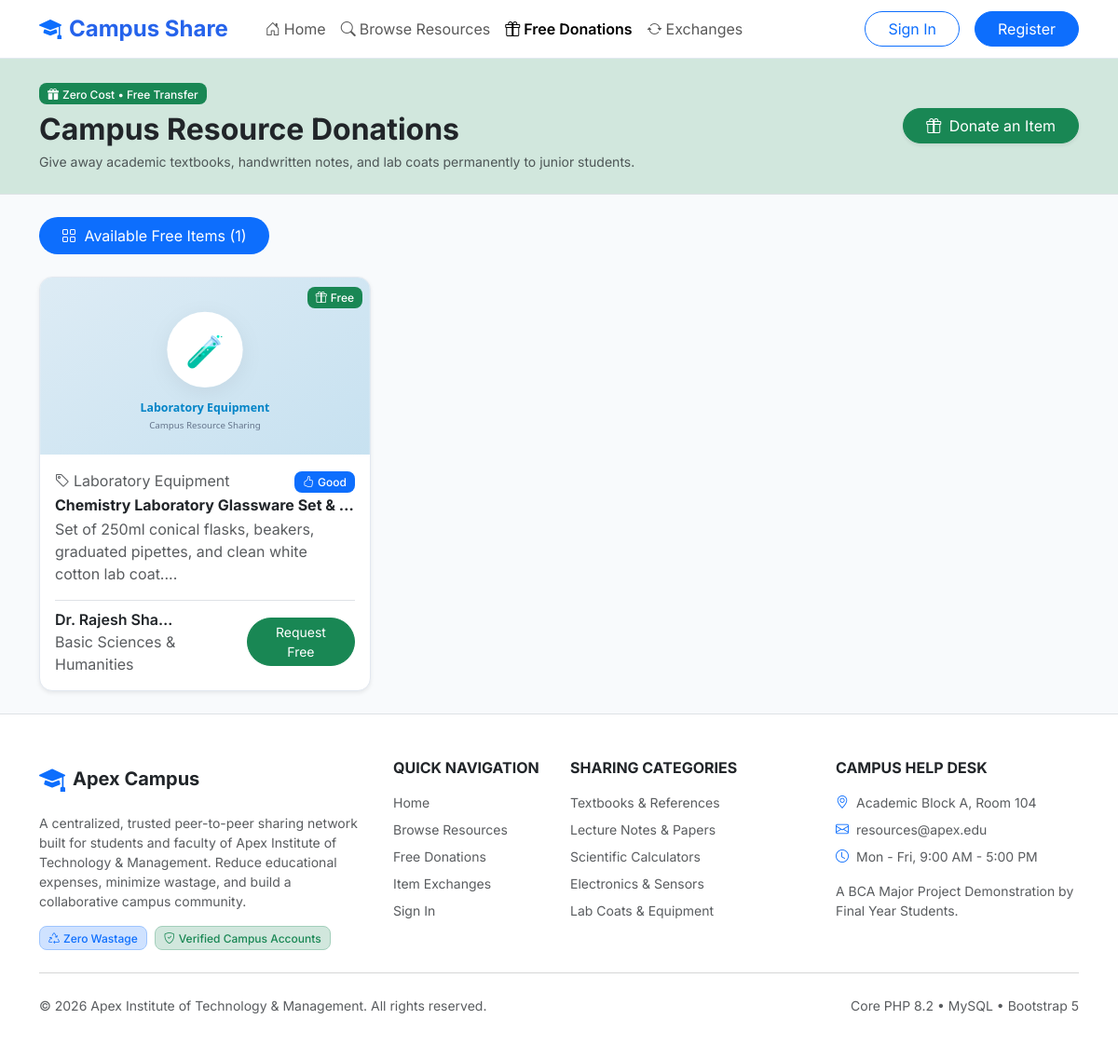
/student/donations.php, run on the app's committed database.
### tables this page shows
CREATE TABLE `resources` (
    `id` INT AUTO_INCREMENT PRIMARY KEY,
    `owner_id` INT NOT NULL,
    `category_id` INT NOT NULL,
    `department_id` INT NULL,
    `title` VARCHAR(200) NOT NULL,
    `description` TEXT NOT NULL,
    `resource_type` ENUM('book', 'notes', 'calculator', 'stationery', 'electronics', 'lab_equipment', 'engineering_tool', 'sports', 'art_supplies', 'hostel_item', 'other') NOT NULL DEFAULT 'book',
    `sharing_method` ENUM('borrow', 'donate', 'exchange', 'temporary_use') NOT NULL DEFAULT 'borrow',
    `condition_status` ENUM('new', 'like_new', 'good', 'fair', 'poor') NOT NULL DEFAULT 'good',
    `total_quantity` INT NOT NULL DEFAULT 1,
    `available_quantity` INT NOT NULL DEFAULT 1,
    `borrowing_duration_days` INT NOT NULL DEFAULT 7,
    `exchange_requirements` TEXT NULL,
    `collection_instructions` TEXT NULL,
    `usage_instructions` TEXT NULL,
    `image_path` VARCHAR(255) NULL,
    `course_semester_tag` VARCHAR(100) NULL,
    `availability_status` ENUM('available', 'reserved', 'borrowed', 'unavailable', 'under_review') NOT NULL DEFAULT 'available',
    `moderation_status` ENUM('approved', 'pending_approval', 'rejected') NOT NULL DEFAULT 'approved',
    `created_at` TIMESTAMP DEFAULT CURRENT_TIMESTAMP,
    `updated_at` TIMESTAMP DEFAULT CURRENT_TIMESTAMP ON UPDATE CURRENT_TIMESTAMP,
    INDEX `idx_res_owner` (`owner_id`),
    INDEX `idx_res_category` (`category_id`),
    INDEX `idx_res_dept` (`department_id`),
    INDEX `idx_res_method` (`sharing_method`),
    INDEX `idx_res_status` (`availability_status`),
    INDEX `idx_res_moderation` (`moderation_status`),
    INDEX `idx_res_type` (`resource_type`),
    INDEX `idx_res_condition` (`condition_status`),
    CONSTRAINT `fk_resources_owner` FOREIGN KEY (`owner_id`) REFERENCES `users`(`id`) ON DELETE CASCADE,
    CONSTRAINT `fk_resources_category` FOREIGN KEY (`category_id`) REFERENCES `categories`(`id`) ON DELETE RESTRICT,
    CONSTRAINT `fk_resources_department` FOREIGN KEY (`department_id`) REFERENCES `departments`(`id`) ON DELETE SET NULL
);

CREATE TABLE `categories` (
    `id` INT AUTO_INCREMENT PRIMARY KEY,
    `category_name` VARCHAR(100) NOT NULL UNIQUE,
    `slug` VARCHAR(100) NOT NULL UNIQUE,
    `description` TEXT NULL,
    `icon_class` VARCHAR(50) DEFAULT 'bi-box-seam',
    `status` ENUM('active', 'inactive') DEFAULT 'active',
    `created_at` TIMESTAMP DEFAULT CURRENT_TIMESTAMP
);

CREATE TABLE `users` (
    `id` INT AUTO_INCREMENT PRIMARY KEY,
    `full_name` VARCHAR(100) NOT NULL,
    `email` VARCHAR(150) NOT NULL UNIQUE,
    `password_hash` VARCHAR(255) NOT NULL,
    `institution_id` VARCHAR(50) NOT NULL UNIQUE,
    `department_id` INT NULL,
    `role` ENUM('student', 'faculty', 'admin') NOT NULL DEFAULT 'student',
    `course` VARCHAR(100) NULL,
    `semester` INT NULL,
    `designation` VARCHAR(100) NULL,
    `phone` VARCHAR(30) NULL,
    `profile_image` VARCHAR(255) NULL,
    `account_status` ENUM('active', 'suspended', 'pending') NOT NULL DEFAULT 'active',
    `created_at` TIMESTAMP DEFAULT CURRENT_TIMESTAMP,
    `updated_at` TIMESTAMP DEFAULT CURRENT_TIMESTAMP ON UPDATE CURRENT_TIMESTAMP,
    INDEX `idx_users_role` (`role`),
    INDEX `idx_users_status` (`account_status`),
    CONSTRAINT `fk_users_department` FOREIGN KEY (`department_id`) REFERENCES `departments`(`id`) ON DELETE SET NULL
);

CREATE TABLE `departments` (
    `id` INT AUTO_INCREMENT PRIMARY KEY,
    `department_name` VARCHAR(100) NOT NULL,
    `department_code` VARCHAR(20) NOT NULL UNIQUE,
    `status` ENUM('active', 'inactive') DEFAULT 'active',
    `created_at` TIMESTAMP DEFAULT CURRENT_TIMESTAMP
);

### config/database.php (called while the page is built, shortened)
<?php
class Database {
    private static ?PDO $instance = null;
    private static string $host = '127.0.0.1';
    private static string $port = '3306';
    private static string $dbName = 'campus_resource_sharing';
    private static string $username = 'root';
    private static string $password = '';
    private static string $charset = 'utf8mb4';
    public static function getConnection(): PDO {
        if (self::$instance === null) {
            $host = getenv('DB_HOST') ?: self::$host;
            $port = getenv('DB_PORT') ?: self::$port;
            $dbName = getenv('DB_NAME') ?: self::$dbName;
            $username = getenv('DB_USER') ?: self::$username;
            $password = getenv('DB_PASS') !== false ? getenv('DB_PASS') : self::$password;
            $dsn = "mysql:host={$host};port={$port};dbname={$dbName};charset=" . self::$charset;
            $options = [
                PDO::ATTR_ERRMODE            => PDO::ERRMODE_EXCEPTION,
                PDO::ATTR_DEFAULT_FETCH_MODE => PDO::FETCH_ASSOC,
                PDO::ATTR_EMULATE_PREPARES   => false,
                PDO::MYSQL_ATTR_INIT_COMMAND => "SET NAMES " . self::$charset
            ];
            try {
                self::$instance = new PDO($dsn, $username, $password, $options);
            } catch (PDOException $e) {
                error_log("Database Connection Failed: " . $e->getMessage());
                die("A database error occurred. Please ensure MySQL is running in XAMPP and the database is configured.");
            }
        }
        return self::$instance;
    }
}

### services/DonationService.php (called while the page is built, shortened)
<?php
require_once __DIR__ . '/../config/database.php';
require_once __DIR__ . '/../includes/functions.php';
class DonationService {
    private PDO $db;
    public function __construct() {
        $this->db = Database::getConnection();
    }
    public function getAvailableDonations(): array {
        $stmt = $this->db->prepare("
            SELECT r.*, c.category_name, c.icon_class, d.department_name,
                   u.full_name as donor_name, u.role as donor_role
            FROM resources r
            JOIN categories c ON r.category_id = c.id
            LEFT JOIN departments d ON r.department_id = d.id
            JOIN users u ON r.owner_id = u.id
            WHERE r.sharing_method = 'donate'
              AND r.moderation_status = 'approved'
              AND r.availability_status = 'available'
            ORDER BY r.created_at DESC
        ");
        $stmt->execute();
        return $stmt->fetchAll();
    }
}

### student/donations.php (the view, shortened to what this page needs)
<?php
require_once BASE_PATH . '/services/DonationService.php';
$donationService = new DonationService();
$availableDonations = $donationService->getAvailableDonations();
require_once BASE_PATH . '/includes/header.php';
?>
<div class="bg-success-subtle py-4 border-bottom">
    <div class="container">
        <div class="d-flex flex-column flex-md-row justify-content-between align-items-md-center gap-3">
            <div>
                <span class="badge bg-success text-white mb-2"><i class="bi bi-gift-fill me-1"></i>Zero Cost &bull; Free Transfer</span>
                <h2 class="fw-bold text-dark mb-1">Campus Resource Donations</h2>
                <p class="text-muted small mb-0">Give away academic textbooks, handwritten notes, and lab coats permanently to junior students.</p>
            </div>
            <a href="<?= APP_URL ?>/student/add_resource.php" class="btn btn-success rounded-pill px-4 shadow-sm align-self-start align-self-md-auto">
                <i class="bi bi-gift me-1"></i> Donate an Item
            </a>
        </div>
    </div>
</div>
<div class="container py-4">
    <ul class="nav nav-pills mb-4" id="donationTabs" role="tablist">
        <li class="nav-item" role="presentation">
            <button class="nav-link active rounded-pill px-4" id="browse-tab" data-bs-toggle="pill" data-bs-target="#browse-donations" type="button" role="tab">
                <i class="bi bi-grid me-1"></i> Available Free Items (<?= count($availableDonations) ?>)
            </button>
        </li>
    </ul>
    <div class="tab-content" id="donationTabContent">
        <div class="tab-pane fade show active" id="browse-donations" role="tabpanel">
            <?php if (empty($availableDonations)): ?>
                <div class="card border-0 rounded-4 shadow-sm bg-white p-5 text-center my-4">
                    <i class="bi bi-gift text-muted" style="font-size: 3.5rem;"></i>
                    <h5 class="fw-bold text-dark mt-3">No active free donations right now</h5>
                    <p class="text-muted small mx-auto" style="max-width: 480px;">
                        Finished with last semester's handwritten notes, reference guides, or lab manuals? Donate them to junior students!
                    </p>
                    <div>
                        <a href="<?= APP_URL ?>/student/add_resource.php" class="btn btn-success rounded-pill px-4">Donate an Item</a>
                    </div>
                </div>
            <?php else: ?>
                <div class="row g-4">
                    <?php foreach ($availableDonations as $item): ?>
                        <div class="col-md-6 col-xl-4">
                            <div class="resource-card shadow-sm">
                                <div class="resource-card-img-wrap">
                                    <img src="<?= get_resource_image_url($item['image_path'], (int)$item['category_id']) ?>" alt="<?= e($item['title']) ?>">
                                    <div class="position-absolute top-0 end-0 m-2">
                                        <span class="badge bg-success text-white"><i class="bi bi-gift me-1"></i>Free</span>
                                    </div>
                                </div>
                                <div class="p-3 d-flex flex-column flex-grow-1">
                                    <div class="d-flex justify-content-between align-items-center mb-1 text-xs text-muted">
                                        <span><i class="bi bi-tag me-1"></i><?= e($item['category_name']) ?></span>
                                        <span><?= condition_badge($item['condition_status']) ?></span>
                                    </div>
                                    <h6 class="fw-bold text-dark mb-1 text-truncate" title="<?= e($item['title']) ?>">
                                        <a href="<?= APP_URL ?>/student/resource_details.php?id=<?= $item['id'] ?>" class="text-decoration-none text-dark">
                                            <?= e($item['title']) ?>
                                        </a>
                                    </h6>
                                    <p class="text-muted text-xs mb-3 text-truncate-2" style="min-height: 34px;">
                                        <?= e(substr($item['description'], 0, 95)) ?>...
                                    </p>
                                    <div class="mt-auto pt-2 border-top d-flex align-items-center justify-content-between">
                                        <div class="text-xs text-muted">
                                            <span class="d-block fw-semibold text-dark text-truncate" style="max-width: 130px;"><?= e($item['donor_name']) ?></span>
                                            <span><?= e($item['department_name'] ?? 'Campus') ?></span>
                                        </div>
                                        <a href="<?= APP_URL ?>/student/resource_details.php?id=<?= $item['id'] ?>" class="btn btn-sm btn-success rounded-pill px-3">
                                            Request Free
                                        </a>
                                    </div>
                                </div>
                            </div>
                        </div>
                    <?php endforeach; ?>
                </div>
            <?php endif; ?>
        </div>
    </div>
</div>
<?php require_once BASE_PATH . '/includes/footer.php'; ?>

### includes/functions.php (shortened to what this page needs)
<?php
function e(?string $string): string {
    return htmlspecialchars((string)($string ?? ''), ENT_QUOTES, 'UTF-8');
}
function condition_badge(string $condition): string {
    switch ($condition) {
        case 'good':
            return '<span class="badge bg-primary"><i class="bi bi-hand-thumbs-up me-1"></i>Good</span>';
    }
}
function get_resource_image_url(?string $imagePath, int $categoryId = 1): string {
    return APP_URL . '/assets/images/placeholder-cat-' . $categoryId . '.svg';
}

### assets/css/style.css (style rules this page uses)
:root { --primary-color: #2563eb; --primary-hover: #1d4ed8; --primary-subtle: #eff6ff; --secondary-color: #4f46e5; --accent-color: #06b6d4; --success-color: #10b981; --warning-color: #f59e0b; --danger-color: #ef4444; --bg-main: #f8fafc; --card-bg: #ffffff; --text-primary: #1e293b; --text-secondary: #64748b; --border-color: #e2e8f0; --card-shadow: 0 4px 16px -2px rgba(15, 23, 42, 0.06), 0 2px 6px -2px rgba(15, 23, 42, 0.04); --card-hover-shadow: 0 12px 28px -4px rgba(15, 23, 42, 0.12), 0 4px 10px -2px rgba(15, 23, 42, 0.05); }
body { font-family: 'Inter', system-ui, -apple-system, BlinkMacSystemFont, "Segoe UI", Roboto, "Helvetica Neue", Arial, sans-serif; background-color: var(--bg-main); color: var(--text-primary); min-height: 100vh; display: flex; flex-direction: column; }
.resource-card { background: var(--card-bg); border: 1px solid var(--border-color); border-radius: 14px; overflow: hidden; display: flex; flex-direction: column; height: 100%; transition: transform 0.25s ease, box-shadow 0.25s ease; }
.resource-card-img-wrap { height: 190px; background-color: #f1f5f9; position: relative; overflow: hidden; }
.resource-card-img-wrap img { width: 100%; height: 100%; object-fit: cover; transition: transform 0.3s ease; }
.badge { padding: 0.45em 0.75em; font-weight: 500; border-radius: 8px; }

### data on the page
resources: category.category_name "Laboratory Equipment", condition_status "good" (drawn), title "Chemistry Laboratory Glassware Set &…", description "Set of 250ml conical flasks, beakers, graduated pipettes, and clean white cotton lab coat.", owner.full_name "Dr. Rajesh Sha…", department.department_name "Basic Sciences & Humanities"

### other printed values
count($availableDonations) "1"
APP_NAME "Apex Campus"
INSTITUTION_NAME "Apex Institute of Technology & Management"
get_setting('campus_help_desk', 'Academic Block A, Room 104') "Academic Block A, Room 104"
get_setting('campus_contact_email', 'resources@apex.edu') "resources@apex.edu"
